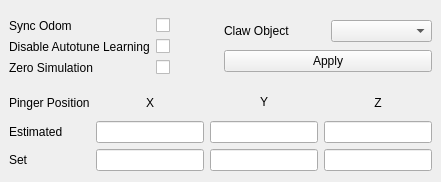
         <widget class="QWidget" name="Simulation">
          <attribute name="title">
           <string>Simulation</string>
          </attribute>
          <layout class="QVBoxLayout" name="simulationLayout">
           <property name="leftMargin">
            <number>0</number>
           </property>
           <property name="topMargin">
            <number>9</number>
           </property>
           <property name="rightMargin">
            <number>0</number>
           </property>
           <item>
            <layout class="QHBoxLayout" name="horizontalLayout_4">
             <property name="leftMargin">
              <number>9</number>
             </property>
             <property name="topMargin">
              <number>9</number>
             </property>
             <property name="rightMargin">
              <number>9</number>
             </property>
             <property name="bottomMargin">
              <number>9</number>
             </property>
             <item>
              <layout class="QGridLayout" name="gridLayout_6">
               <property name="topMargin">
                <number>0</number>
               </property>
               <property name="rightMargin">
                <number>0</number>
               </property>
               <property name="bottomMargin">
                <number>0</number>
               </property>
               <item row="1" column="0">
                <widget class="QLabel" name="label_27">
                 <property name="sizePolicy">
                  <sizepolicy hsizetype="Preferred" vsizetype="Preferred">
                   <horstretch>0</horstretch>
                   <verstretch>0</verstretch>
                  </sizepolicy>
                 </property>
                 <property name="minimumSize">
                  <size>
                   <width>0</width>
                   <height>0</height>
                  </size>
                 </property>
                 <property name="text">
                  <string>Disable Autotune Learning</string>
                 </property>
                </widget>
               </item>
               <item row="0" column="1">
                <widget class="QCheckBox" name="sync_odom_enable">
                 <property name="text">
                  <string/>
                 </property>
                </widget>
               </item>
               <item row="0" column="0">
                <widget class="QLabel" name="label_26">
                 <property name="text">
                  <string>Sync Odom</string>
                 </property>
                </widget>
               </item>
               <item row="2" column="0">
                <widget class="QLabel" name="label_28">
                 <property name="text">
                  <string>Zero Simulation</string>
                 </property>
                </widget>
               </item>
               <item row="1" column="1">
                <widget class="QCheckBox" name="disable_auto_learning">
                 <property name="text">
                  <string/>
                 </property>
                </widget>
               </item>
               <item row="2" column="1">
                <widget class="QCheckBox" name="zero_simulator">
                 <property name="text">
                  <string/>
                 </property>
                </widget>
               </item>
              </layout>
             </item>
             <item>
              <layout class="QVBoxLayout" name="verticalLayout_4">
               <item>
                <layout class="QHBoxLayout" name="horizontalLayout_5">
                 <item>
                  <widget class="QLabel" name="label_29">
                   <property name="text">
                    <string>Claw Object</string>
                   </property>
                  </widget>
                 </item>
                 <item>
                  <widget class="QComboBox" name="claw_object"/>
                 </item>
                </layout>
               </item>
               <item>
                <widget class="QPushButton" name="simulation_apply">
                 <property name="text">
                  <string>Apply</string>
                 </property>
                </widget>
               </item>
              </layout>
             </item>
            </layout>
           </item>
           <item>
            <layout class="QGridLayout" name="gridLayout_5">
             <property name="leftMargin">
              <number>9</number>
             </property>
             <property name="rightMargin">
              <number>9</number>
             </property>
             <property name="bottomMargin">
              <number>0</number>
             </property>
             <property name="spacing">
              <number>6</number>
             </property>
             <item row="0" column="1">
              <widget class="QLabel" name="label_30">
               <property name="text">
                <string>X</string>
               </property>
               <property name="alignment">
                <set>Qt::AlignCenter</set>
               </property>
              </widget>
             </item>
             <item row="2" column="0">
              <widget class="QLabel" name="label_35">
               <property name="text">
                <string>Set</string>
               </property>
              </widget>
             </item>
             <item row="2" column="3">
              <widget class="QLineEdit" name="lineEdit_3"/>
             </item>
             <item row="1" column="1">
              <widget class="QLineEdit" name="pinger_pos_x"/>
             </item>
             <item row="0" column="0">
              <widget class="QLabel" name="label_31">
               <property name="minimumSize">
                <size>
                 <width>0</width>
                 <height>25</height>
                </size>
               </property>
               <property name="text">
                <string>Pinger Position</string>
               </property>
              </widget>
             </item>
             <item row="0" column="2">
              <widget class="QLabel" name="label_32">
               <property name="enabled">
                <bool>true</bool>
               </property>
               <property name="sizePolicy">
                <sizepolicy hsizetype="Preferred" vsizetype="Fixed">
                 <horstretch>0</horstretch>
                 <verstretch>0</verstretch>
                </sizepolicy>
               </property>
               <property name="text">
                <string>Y</string>
               </property>
               <property name="alignment">
                <set>Qt::AlignCenter</set>
               </property>
              </widget>
             </item>
             <item row="1" column="0">
              <widget class="QLabel" name="label_34">
               <property name="text">
                <string>Estimated</string>
               </property>
              </widget>
             </item>
             <item row="2" column="1">
              <widget class="QLineEdit" name="lineEdit"/>
             </item>
             <item row="0" column="3">
              <widget class="QLabel" name="label_33">
               <property name="text">
                <string>Z</string>
               </property>
               <property name="alignment">
                <set>Qt::AlignCenter</set>
               </property>
              </widget>
             </item>
             <item row="1" column="3">
              <widget class="QLineEdit" name="pinger_pos_z"/>
             </item>
             <item row="2" column="2">
              <widget class="QLineEdit" name="lineEdit_2"/>
             </item>
             <item row="1" column="2">
              <widget class="QLineEdit" name="pinger_pos_y"/>
             </item>
            </layout>
           </item>
          </layout>
         </widget>
